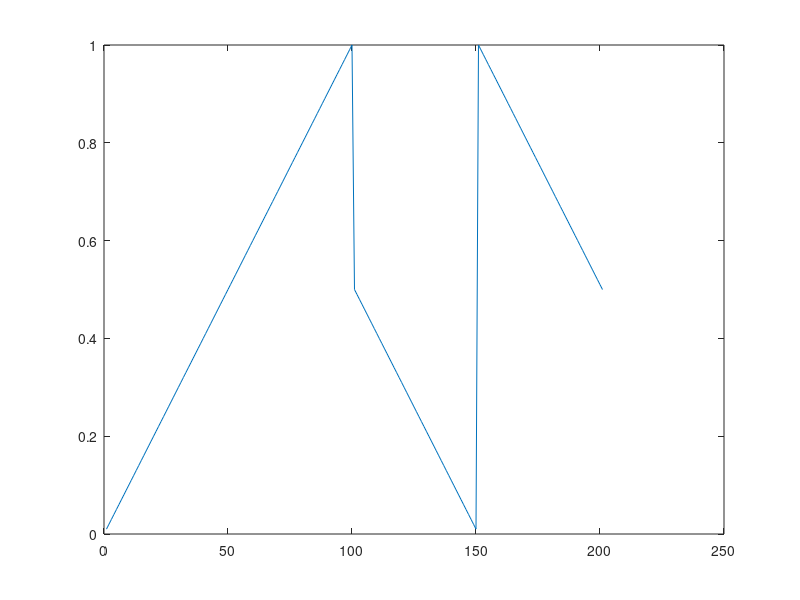
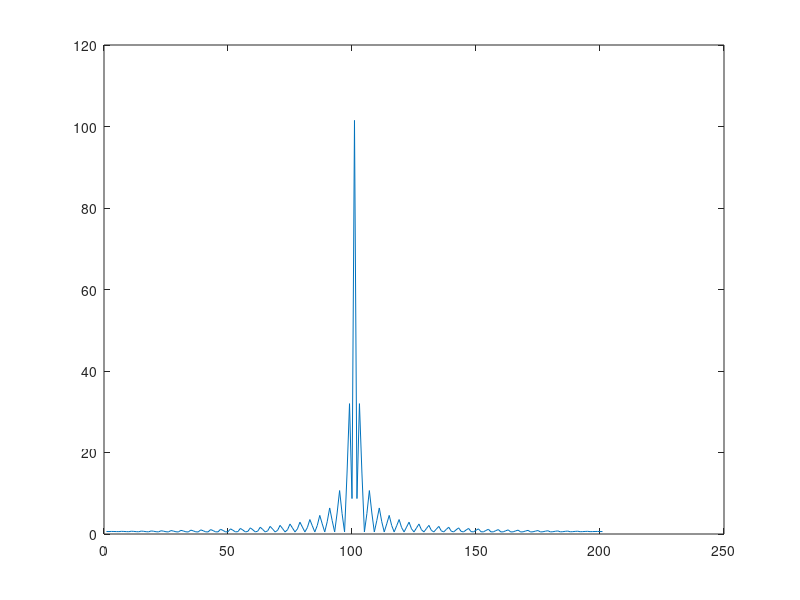
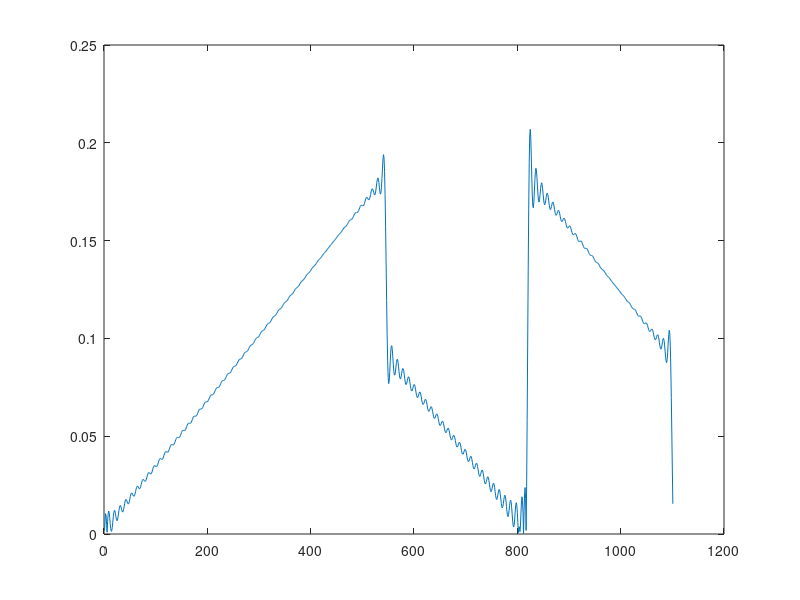

The MATLAB source for these figures, in order:
function Test_21
%TEST_21 Summary of this function goes here
%   Detailed explanation goes here
close all

a = (([1:100,50:-1:1,100:-1:50])/100);
figure,plot(a)

ffta = fftshift(fft((a)));
figure,plot(abs(ffta))

ffta = [ffta,zeros(1,900)];

b = (ifft(ifftshift(ffta)));

figure,plot(abs(b))

end
